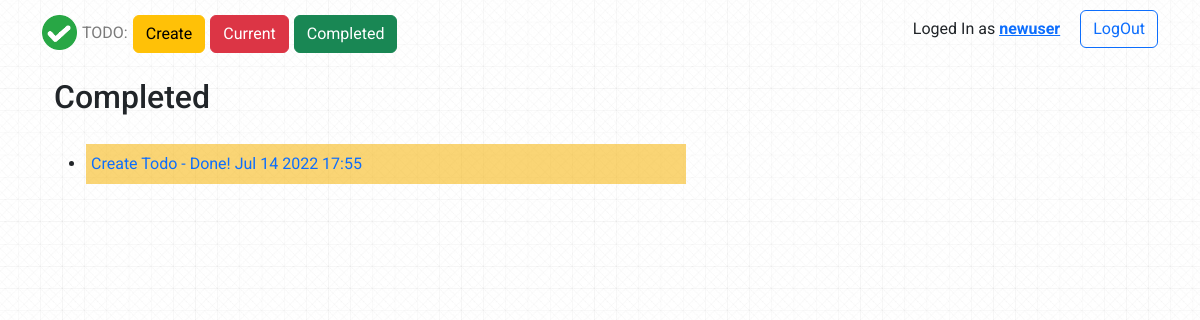
Page /completed/ (signed in) on the committed database.
### todo/models.py (models this page shows, shortened)
class ToDo(models.Model):
    title = models.CharField(max_length=100)
    memo = models.TextField(blank=True)
    date = models.DateTimeField(auto_now_add=True)
    date_completed = models.DateTimeField(null=True, blank=True)
    important = models.BooleanField(default=False)
    user = models.ForeignKey(User, on_delete=models.CASCADE)

### todo/views.py (the view)
# urls.py: path('completed/', views.completedtodos, name = 'completedtodos'),
@login_required
def completedtodos(request):
    todos = ToDo.objects.filter(user=request.user, date_completed__isnull=False).order_by('-date_completed')
    return render(request, 'todo/completedtodos.html', {'todos':todos})

### todo/templates/todo/completedtodos.html (shortened to what this page needs)
{% extends 'todo/base.html' %}
{% block content %}
<div class="container">
    <div class="completed-block">
        <h2>Completed</h2>
        <div class="completed-tasks">
            <ul>
                {% for todo in todos %}
                <li>
                    <div class="completed-todo">
                        <a href="{% url 'viewtodo' todo.id %}">
                            {% if todo.important %}<div class="copleted-important form">{{ todo.title }} {% if todo.memo %} - {{ todo.memo | truncatechars:54 }}  {% endif %} {{ todo.date_completed|date:'M j Y H:i' }}</div> {% endif %}
                        </a>
                    </div>
                </li>
                {% endfor %}
            </ul>
        </div>
    </div>
</div>
{% endblock %}

### todo/templates/todo/base.html (shortened to what this page needs)
{% load static %}
<!doctype html>
<html lang="en">
  <head>
    <link href="https://cdn.jsdelivr.net/npm/bootstrap@5.2.0-beta1/dist/css/bootstrap.min.css" rel="stylesheet">
    <link rel="stylesheet" href="{% static 'css/style.css'%}">
  </head>
  <body>
    <div class="header">
        <div class="container">
            <nav>
                <div class="menu col-md-8">
                    <div class="menu_btn">
                        <a class="logo-ref" href="/">
                            <img src="{% static 'img/Logo.png' %}" width="35" height="35" class="d-inline-block align-top" alt="Logo">
                            <div class="logo_title">TODO:</div>
                        </a>
                        <a href="{% url 'createtodo' %}">
                            <button type="button" class="btn btn-warning">Create</button>
                        </a>
                        <a href="{% url 'currenttodos' %}">
                            <button type="button" class="btn btn-danger">Current</button>
                        </a>
                        <a href="{% url 'completedtodos' %}">
                            <button type="button" class="btn btn-success">Completed</button>
                        </a>
                    </div>
                </div>
                <div class="logout col-md-4">
                    {% if user.is_authenticated  %}
                    <div class="user_name_loggin">Loged In as
                        <span>
                            <a href="{% url 'currenttodos' %}">
                                {{ user.username }}
                            </a>
                        </span>
                    </div>
                    <form  action="{% url 'logoutuser' %}" method="POST">
                    <button type="submit" class="btn btn-outline-primary">LogOut</button>
                    </form>
                    {% endif %}
                </div>
            </nav>
        </div>
    </div>
    <div class="container">
        {% block content %}{% endblock %}
    </div>
  </body>
</html>

### static/css/style.css (style rules this page uses)
body { font-family:Roboto;background:url(../img/bg_middle.jpg) center center/ cover repeat }
nav { margin-top:10px;display:flex }
.menu { display:flex;align-content:center;padding:5px 0 }
.menu .menu_btn { display:flex }
.menu .logo-ref { display:flex }
.menu a { margin-right:5px;text-decoration:none }
.menu .menu_btn .logo_title { color:#7a7a7a;text-align:center;line-height:36px }
.menu .menu_btn img { margin-right:5px }
.logout { display:flex;justify-content:right;align-content:center }
.logout .user_name_loggin { margin-right:20px;padding:7px 0 5px }
.logout .user_name_loggin span { color:blue;font-weight:700 }
.completed-block { margin-top:20px }
.completed-tasks { margin-top:20px }
.completed-todo a { text-decoration:none }
.completed-todo { padding-top:5px }
.copleted-important { margin-top:3px;background-color:rgba(247,180,10,0.562);padding:8px 0 10px 5px;height:40px;width:600px }

### rows in the picture
ToDo: title "Create Todo", memo "Done!", date_completed "Jul 14 2022 17:55"

### other values in the picture
{{ user.username }} "newuser"
